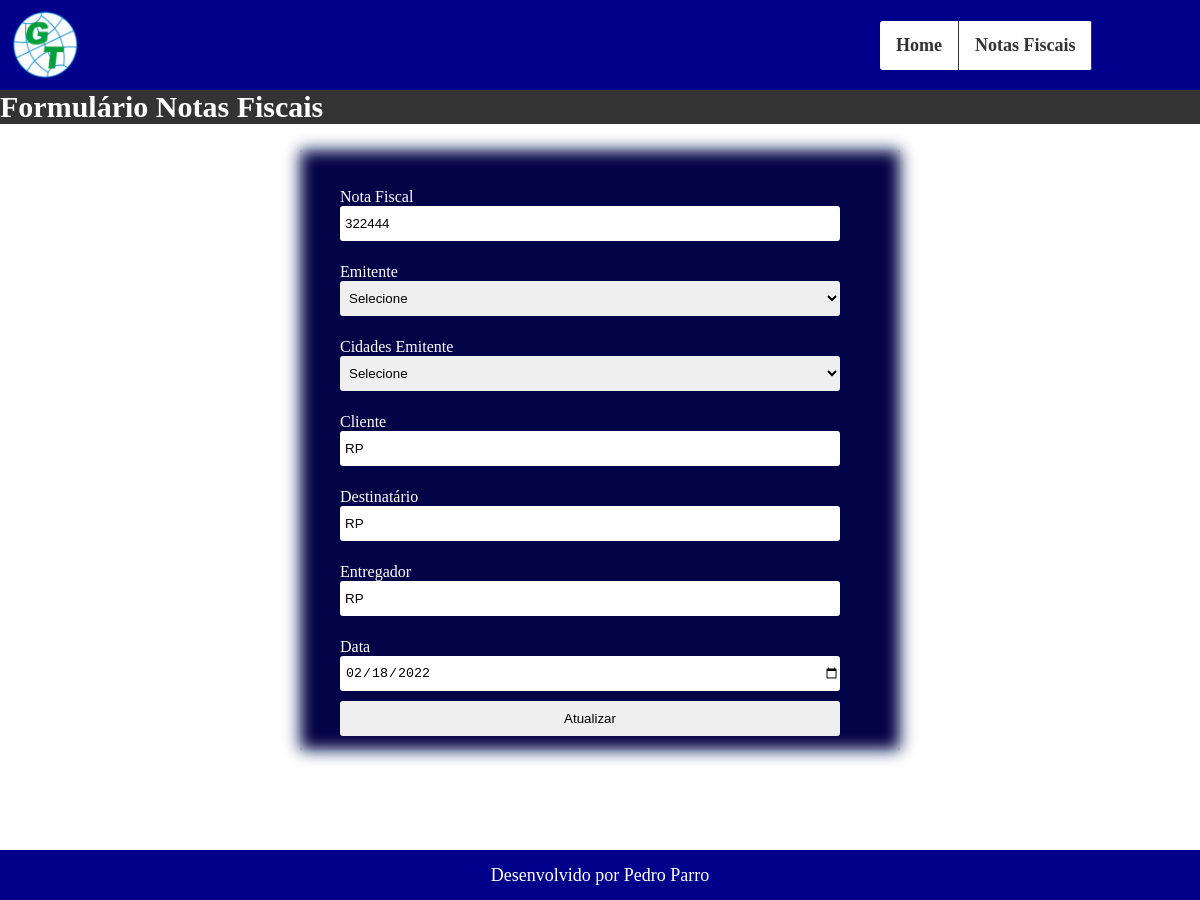
Page /views/notasUpdate.php?id=19 on the committed database.
### tables this page shows
CREATE TABLE `operacoes` (
  `id` int(11) NOT NULL,
  `nf` varchar(15) NOT NULL,
  `operacoes_emitente` int(11) NOT NULL,
  `operacoes_cidades` int(11) NOT NULL,
  `cliente` varchar(250) NOT NULL,
  `destinatario` varchar(250) NOT NULL,
  `entregador` varchar(220) NOT NULL,
  `data_op` date NOT NULL
);

### models/ClassConexao.php (called while the page is built, shortened)
<?php
class ClassConexao
{
    public $server = "127.0.0.1";
    public $banco = "crud";
    public $user = "root";
    public $pass = "";
    public function conectaDB(){
        try {
            $pdo = new \PDO("mysql:host=$this->server;dbname=$this->banco", $this->user, $this->pass);
            $pdo->setAttribute(\PDO::ATTR_ERRMODE, \PDO::ERRMODE_EXCEPTION);
        } catch (\PDOException $erro) {
            echo "Erro de conexão";
            return $erro->getMessage();
        }
        return $pdo;
    }
}
?>

### models/ClassCrud.php (called while the page is built, shortened)
<?php
class ClassCrud extends ClassConexao
{
   private $crud;
   private $contador;
   private function prepareExecute($query , $parametros)
   {
       $this->crud=$this->conectaDB("127.0.0.1", "crud", "root", "")->prepare($query);
       if($this->contador > 0){
           for($i=1; $i <= $this->contador; $i++){
               $this->crud->bindValue($i,$parametros[$i-1]);
           }
       }
       $this->crud->execute();
   }
   private function countParametros($parametros)
   {
       $this->contador=count($parametros);
   }
   public function selectDB($fields, $table, $where, $parametros){
        $this->prepareExecute("SELECT {$fields} FROM {$table} {$where}", $parametros);
        return $this->crud;
   }
}
?>

### views/notasUpdate.php (the view, shortened to what this page needs)
<?php
if(isset($_GET['id'])){
    $id = $_GET['id'];
    $crud = new ClassCrud();
    $row = $crud->selectDB("*","operacoes","where id=?",array($id));
    $rows = $row->fetch(PDO::FETCH_ASSOC);
    $nf = $rows['nf'];
    $cliente = $rows['cliente'];
    $destinatario = $rows['destinatario'];
    $entregador = $rows['entregador'];
    $dataOp = $rows['data_op'];
}else{
    header("Location: ../index.php");
    die();
}
?>
<!DOCTYPE html>
<html lang="pt-br">
<head>
    <link rel="stylesheet" href="https://cdnjs.cloudflare.com/ajax/libs/font-awesome/4.7.0/css/font-awesome.min.css">
    <link rel="stylesheet" href="../public/css/style.css">
</head>
<body>
    <header>
            <div class="navbar">
                 <img src="../public/images/logo-150x150.png" title="Home" width="70px" height="70px">
                <ul>
                    <li><a href="../index.php">Home</a></li>
                    <li><a href="./notas.php">Notas Fiscais</a></li>
                </ul>
            </div>
    </header>
    <div class="title-h2">
        <h2>Formulário Notas Fiscais</h2>
    </div>
    <section>
            <div class="form-index">
                    <form action="<?php echo "../controllers/ControllerUpdate.php?id={$rows['id']}"; ?>" method="POST" id="form">
                        <div class="forms">
                            <label for="nf">Nota Fiscal
                                <input type="text" name="nf" value="<?php echo $nf; ?>" placeholder="Nota Fiscal" maxlength="10">
                            </label>
                        </div>
                        <div class="forms">
                            <label for="nf">Emitente
                                <select name="operacoes_emitente" id="operacoes_emitente">
                                    <option id="all">Selecione</option>
                                </select>
                            </label>
                        </div>
                        <div class="forms">
                            <label for="operacoes_cidades">Cidades Emitente
                                <select name="operacoes_cidades" id="operacoes_cidades">
                                    <option id="all">Selecione</option>
                                </select>
                            </label>
                        </div>
                        <div class="forms">
                            <label for="cliente">Cliente
                                <input type="text" name="cliente" value="<?php echo $cliente; ?>" placeholder="Cliente" maxlength="50">
                            </label>
                        </div>
                        <div class="forms">
                            <label for="destinatario">Destinatário
                                <input type="text" name="destinatario" value="<?php echo $destinatario; ?>" placeholder="Destinatário" maxlength="50">
                            </label>
                        </div>
                        <div class="forms">
                            <label for="entregador">Entregador
                                <input type="text" name="entregador" value="<?php echo $entregador; ?>" placeholder="Entregador" maxlength="30">
                            </label>
                        </div>
                        <div class="forms">
                            <label for="data">Data
                                <input type="date" name="data_op" value="<?php echo $dataOp; ?>" placeholder="Data" maxlength="20">
                            </label>
                        <button type="submit" name="update">Atualizar</button>
                        </div>
                    </form>
            </div>
    </section>
    <footer>
        <p>Desenvolvido por Pedro Parro</p>
    </footer>
</body>
</html>

### public/css/style.css (style rules this page uses)
* { margin: 0; padding: 0; box-sizing: border-box; }
body { width: 100%; }
section { width: 100%; height: 900px; }
.navbar { width: 100%; height: 90px; position: fixed; background-color: darkblue; color: #fff; display: inline-flex; align-items: center; z-index: 999; }
.navbar ul { list-style-type: none; margin-left: 800px; overflow: hidden; background-color: #fff; border-radius: 3px; display: inline-flex; align-items: center; }
.navbar li { float: right; border-right: 1px solid #333; }
.navbar li a { display: block; color: #333; text-align: center; padding: 14px 16px; text-decoration: none; font-size: 18px; font-weight: bold; outline: 0; }
.navbar img { margin-left: 10px; }
.title-h2 { width: 100%; background-color: #333; color: #fff; margin-top: 90px; position: fixed; z-index: 999; font-size: 20px; }
.form-index { width: 600px; height: 600px; background-color: rgb(3, 3, 71); border-radius: 3px; position: relative; left: 50%; top: 50%; display: inline-block; justify-content: space-between; align-items: center; align-content: center; transform: translate(-50%,-50%); box-shadow: inset 0 0 1em white, 0 0 1em rgb(1, 20, 83); margin-top: 0px; }
.forms { width: 500px; height: 70px; position: relative; display: inline-block; left: 50%; justify-content: space-between; align-items: center; transform: translate(-50%); margin-top: 5px; margin-left: -20px; z-index: 999; }
.forms label { width: 300px; display: inline-block; padding: 10px; color: #fff; }
.forms input { width: 500px; height: 35px; margin-left: 0px; padding-left: 5px; border-radius: 3px; outline: 0; border: 0; }
.forms select { width: 500px; height: 35px; margin-left: 0px; padding-left: 5px; border-radius: 3px; border: 0; outline: 0; }
button { display: block; width: 500px; height: 35px; margin-left: 10px; border-radius: 3px; outline: 0; border: 0; }
footer { width: 100%; height: 50px; background-color: darkblue; position: fixed; bottom: 0; left: 0; text-align: center; font-size: 18px; color: #fff; padding: 15px; }

### rows in the picture
operacoes: nf "322444", cliente "RP", destinatario "RP", entregador "RP", data_op "02/18/2022"
